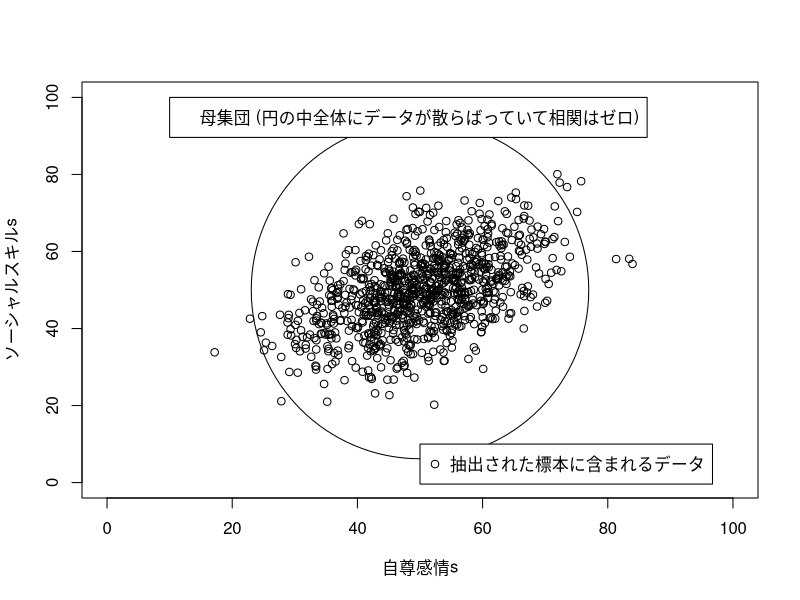
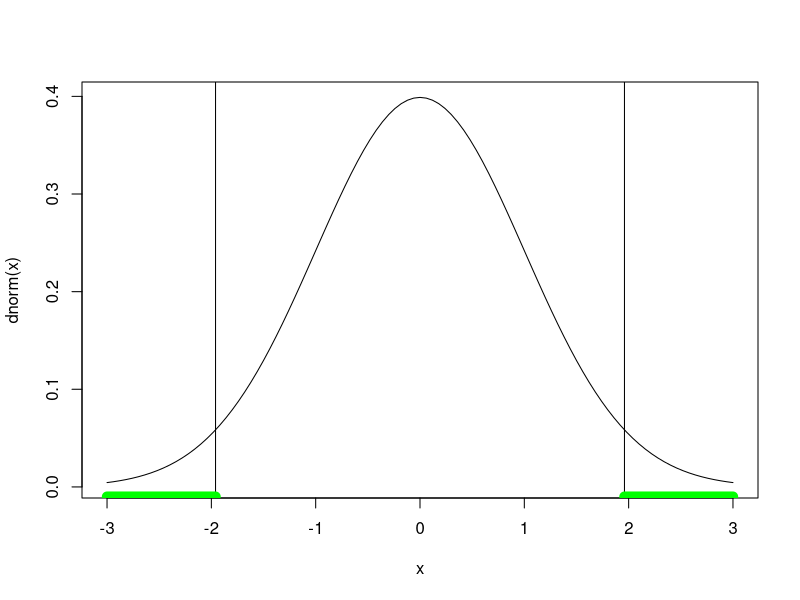
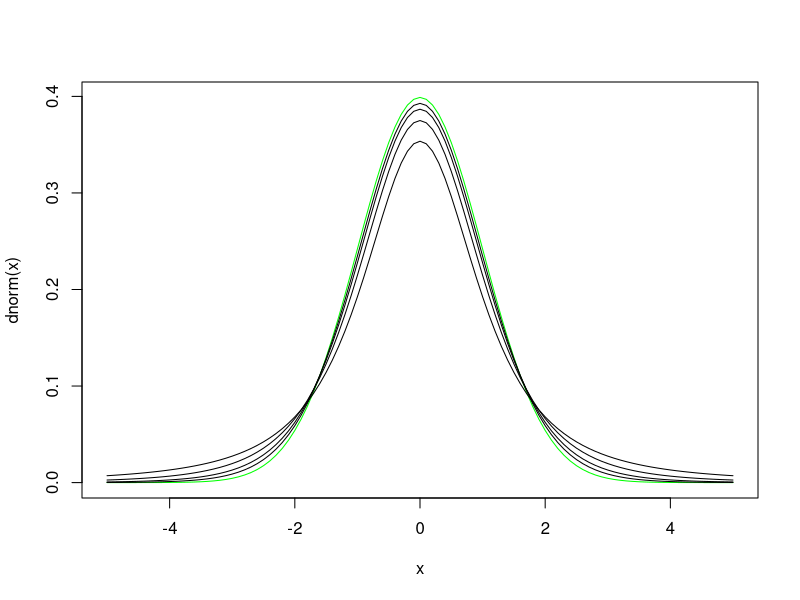
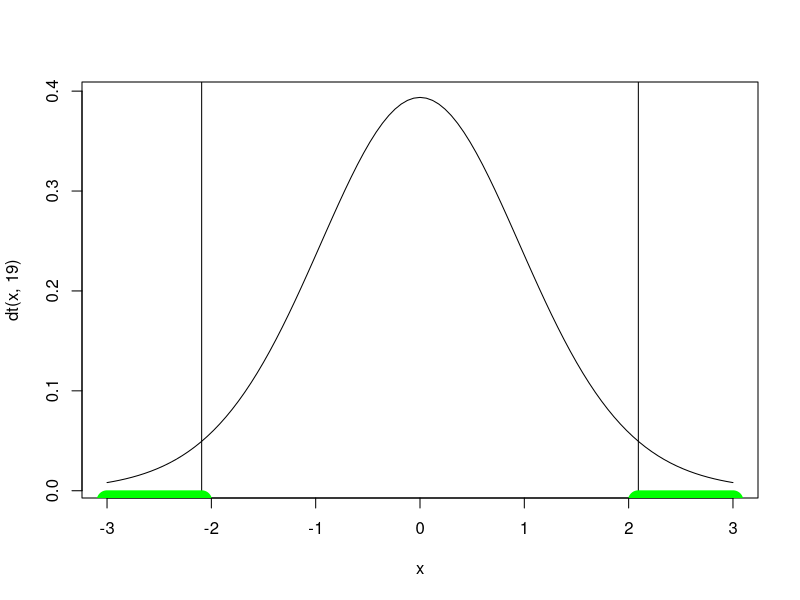
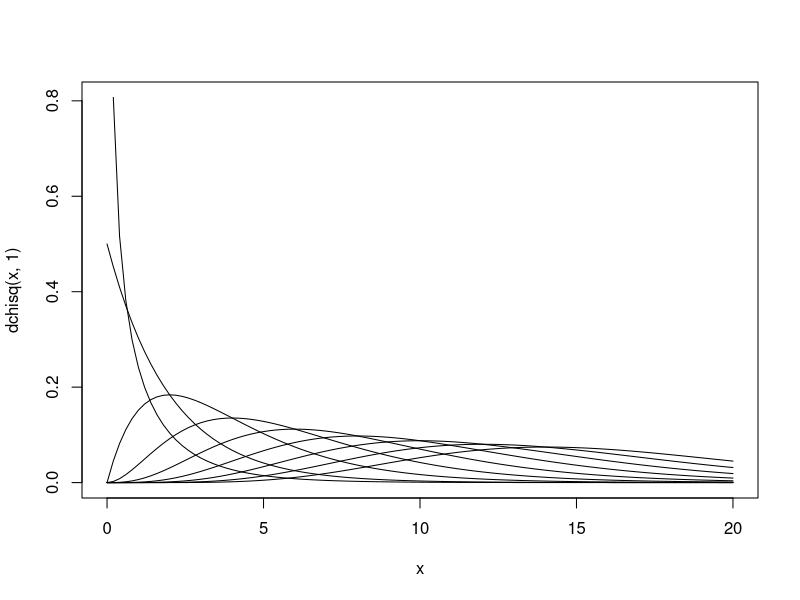

Here is the R script that generated these plots, in order:
## ---- chunk 1

    #
    # 図5.1 母集団と標本
    #
    sample.size <- 1000
    A <- rnorm(sample.size)
    B <- rnorm(sample.size)
    C <- A*0.5 + sqrt(0.75)*B
    自尊感情s <- 10*A + 50
    ソーシャルスキルs <- 10*C + 50
    
    plot(自尊感情s, ソーシャルスキルs,
         xlim=c(0,100), ylim=c(0,100))
    points(50, 50, cex=45) # 母集団を囲む円
    legend(50, 10, legend="抽出された標本に含まれるデータ",pch=1)
    legend(10, 100, legend="母集団 (円の中全体にデータが散らばっていて相関はゼロ)")
## ---- chunk 2

    A %*% A /sample.size
    A %*% B /sample.size
    
    A%*%A
    sum(A^2)
    cor(A,B)
    cor(A-mean(A), B-mean(B))
    cor(A,C)
    cor(B,C)
    cor(自尊感情s, ソーシャルスキルs)
## ---- chunk 3
    指導法データ <- read.csv("RforS/data/shidouhouU8.csv")
    (心理学テスト <- 指導法データ$psych_test)

## ---- chunk 4
    this.mean <- 12
    this.sd <- sqrt(10)
    
    norm_stat <- function (X) {
      (mean(X)-this.mean) / (this.sd/sqrt(length(X)))
    }
## ---- chunk 5
    this.alpha <- 0.05
## ---- chunk 6
    (z <- norm_stat(心理学テスト))

## ---- chunk 7
    if ( pnorm(z)*2 > this.alpha ) {  print("mu==12")  } else {   print("mu/=12") }
## ---- chunk 8
    curve(dnorm(x), -3, 3)
    z.lower <- qnorm(this.alpha/2)
    z.upper <- qnorm(1-this.alpha/2)
    abline(v=z.lower)
    abline(v=z.upper)
    curve(x-x-0.01, xlim=c(-3,z.lower), col='green',lwd=10,add=TRUE)
    curve(x-x-0.01, xlim=c(z.upper,3), col='green',lwd=10,add=TRUE)
## ---- chunk 9
    curve(dnorm(x), -5, 5, col="green")
    for(i in 1:4) {
      curve(dt(x,2^i), -5, 5, add=TRUE)  
    }
## ---- chunk 10
    指導法データ <- read.csv("data/shidouhouU8.csv")
    (心理学テスト <- 指導法データ$psych_test)
## ---- chunk 11
    t_stat <- function (X) {
      (mean(X)-this.mean) / sqrt(var(X)/length(X))
    }
## ---- chunk 12
    this.mean <-12
    this.alpha <- 0.05
## ---- chunk 13

    (t <- t_stat(心理学テスト))
## ---- chunk 14
    if ( pt(t,19)*2 > this.alpha ) {  print("mu==12")  } else {   print("mu/=12") }
## ---- chunk 15
    curve(dt(x,19), -3, 3)
    t.lower <- qt(this.alpha/2,19)
    t.upper <- qt(1-this.alpha/2,19)
    abline(v=t.lower)
    abline(v=t.upper)
    curve(x-x-0.01, xlim=c(-3,t.lower), col='green',lwd=20,add=TRUE)
    curve(x-x-0.01, xlim=c(t.upper,3), col='green',lwd=20,add=TRUE)
## ---- chunk 16
    t.test(心理学テスト, mu=12)
## ---- chunk 17
    t.test(心理学テスト, mu=11)
## ---- chunk 18
    指導法データ <- read.csv("data/shidouhouU8.csv")
    (統計テスト1 <- 指導法データ$stat_test1)
    (統計テスト2 <- 指導法データ$stat_test2)
## ---- chunk 19
    this.alpha =0.05
    this.pho = 0
    pho_stat <- function(X1,X2) {
      n <- length(X1)
      r <- cor(X1,X2)
      r*sqrt(n-2) / sqrt( 1-r^2)
    }
    cor(統計テスト1,統計テスト2)
    pho_stat(統計テスト1,統計テスト2)
## ---- chunk 20
    if ( pt(t,17)*2 > this.alpha ) {  print("pho==0")  } else {   print("pho/=0") }
## ---- chunk 21
    cor.test(統計テスト1, 統計テスト2)
## ---- chunk 22
    指導法データ <- read.csv("data/shidouhouU8.csv")
    (数学s <- 指導法データ$math)
    (統計s <- 指導法データ$stat)
## ---- chunk 23
    (クロス集計表 <- table(数学s, 統計s))
## ---- chunk 24
    curve(dchisq(x,1), 0, 20)
    for (i in seq(2,16,2)) {
      curve(dchisq(x,i), 0, 20, add=TRUE)
      }
## ---- chunk 25
    (chi2_stat <- function(Ob,Ex) {
      sum((Ob-Ex)^2 / Ex)
    })
## ---- chunk 26
    sum(クロス集計表[1,])
    sum(クロス集計表[2,])
## ---- chunk 27
    ( total <- sum(sum(クロス集計表[,1]),sum(クロス集計表[,2])) )
    
    期待度数s <- matrix(nrow=2, ncol=2)
    for(i in 1:2) {
      sc <- sum(クロス集計表[i,])
      for(j in 1:2) {
        sr <- sum(クロス集計表[,j])
        期待度数s[i,j] <- sc*sr/total
      }
    }
    期待度数s
## ---- chunk 28
    観測度数s <- クロス集計表
    
    (chi2 <- (観測度数s-期待度数s)^2/期待度数s)
    
    sum(chi2)
## ---- chunk 29
    
    chisq.test(クロス集計表)
## ---- chunk 30
    # library(vcd)
    (履修A <- matrix(c(16,12,4,8), 2, 2))
    rownames(履修A) <- c("文系", "理系")
    colnames(履修A) <- c("履修した","履修しない")
    履修A
## ---- chunk 31
    (履修B <- matrix(c(160,120,40,80), 2, 2))
    rownames(履修B) <- c("文系", "理系")
    colnames(履修B) <- c("履修した","履修しない")
    履修B
## ---- chunk 32
    chisq.test(履修A, correct=FALSE)
## ---- chunk 33
    chisq.test(履修B, correct=FALSE)
